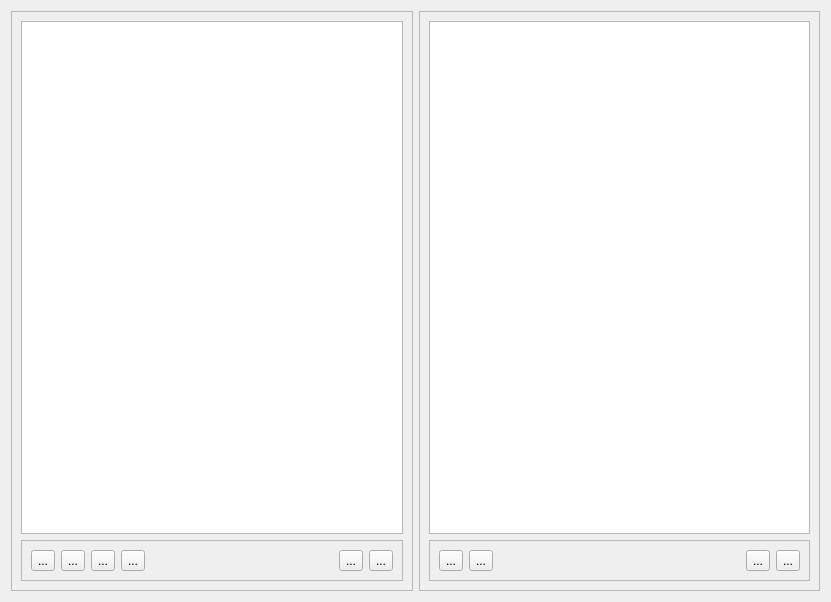
<?xml version="1.0" encoding="UTF-8"?>
<ui version="4.0">
 <class>image_tab</class>
 <widget class="QWidget" name="image_tab">
  <property name="geometry">
   <rect>
    <x>0</x>
    <y>0</y>
    <width>831</width>
    <height>602</height>
   </rect>
  </property>
  <property name="windowTitle">
   <string>Image Tab</string>
  </property>
  <layout class="QHBoxLayout" name="horizontalLayout">
   <item>
    <widget class="QFrame" name="frameL">
     <property name="sizePolicy">
      <sizepolicy hsizetype="Expanding" vsizetype="Preferred">
       <horstretch>1</horstretch>
       <verstretch>0</verstretch>
      </sizepolicy>
     </property>
     <property name="frameShape">
      <enum>QFrame::StyledPanel</enum>
     </property>
     <property name="frameShadow">
      <enum>QFrame::Raised</enum>
     </property>
     <layout class="QVBoxLayout" name="verticalLayout_5">
      <item>
       <widget class="GraphicsViewEnhanced" name="graphicsViewL">
        <property name="sizePolicy">
         <sizepolicy hsizetype="Expanding" vsizetype="Expanding">
          <horstretch>1</horstretch>
          <verstretch>0</verstretch>
         </sizepolicy>
        </property>
       </widget>
      </item>
      <item>
       <widget class="QFrame" name="frame_4">
        <property name="frameShape">
         <enum>QFrame::StyledPanel</enum>
        </property>
        <property name="frameShadow">
         <enum>QFrame::Sunken</enum>
        </property>
        <property name="lineWidth">
         <number>2</number>
        </property>
        <layout class="QHBoxLayout" name="horizontalLayout_5">
         <item>
          <widget class="QToolButton" name="toolButton_2">
           <property name="text">
            <string>...</string>
           </property>
          </widget>
         </item>
         <item>
          <widget class="QToolButton" name="toolButton">
           <property name="text">
            <string>...</string>
           </property>
          </widget>
         </item>
         <item>
          <widget class="QToolButton" name="toolButton_3">
           <property name="text">
            <string>...</string>
           </property>
          </widget>
         </item>
         <item>
          <widget class="QToolButton" name="toolButton_4">
           <property name="text">
            <string>...</string>
           </property>
          </widget>
         </item>
         <item>
          <spacer name="spacerL">
           <property name="orientation">
            <enum>Qt::Horizontal</enum>
           </property>
           <property name="sizeHint" stdset="0">
            <size>
             <width>40</width>
             <height>20</height>
            </size>
           </property>
          </spacer>
         </item>
         <item>
          <widget class="QToolButton" name="toolButton_5">
           <property name="text">
            <string>...</string>
           </property>
          </widget>
         </item>
         <item>
          <widget class="QToolButton" name="toolButton_6">
           <property name="text">
            <string>...</string>
           </property>
          </widget>
         </item>
        </layout>
       </widget>
      </item>
     </layout>
    </widget>
   </item>
   <item>
    <widget class="QFrame" name="frameR">
     <property name="sizePolicy">
      <sizepolicy hsizetype="Expanding" vsizetype="Preferred">
       <horstretch>1</horstretch>
       <verstretch>0</verstretch>
      </sizepolicy>
     </property>
     <property name="frameShape">
      <enum>QFrame::StyledPanel</enum>
     </property>
     <property name="frameShadow">
      <enum>QFrame::Raised</enum>
     </property>
     <layout class="QVBoxLayout" name="verticalLayout_6">
      <item>
       <widget class="GraphicsViewEnhanced" name="graphicsViewR"/>
      </item>
      <item>
       <widget class="QFrame" name="tollFrameR">
        <property name="frameShape">
         <enum>QFrame::StyledPanel</enum>
        </property>
        <property name="frameShadow">
         <enum>QFrame::Sunken</enum>
        </property>
        <layout class="QHBoxLayout" name="horizontalLayout_4">
         <item>
          <widget class="QToolButton" name="toolButton_8">
           <property name="text">
            <string>...</string>
           </property>
          </widget>
         </item>
         <item>
          <widget class="QToolButton" name="toolButton_9">
           <property name="text">
            <string>...</string>
           </property>
          </widget>
         </item>
         <item>
          <spacer name="spacerR">
           <property name="orientation">
            <enum>Qt::Horizontal</enum>
           </property>
           <property name="sizeHint" stdset="0">
            <size>
             <width>40</width>
             <height>20</height>
            </size>
           </property>
          </spacer>
         </item>
         <item>
          <widget class="QToolButton" name="toolButton_10">
           <property name="text">
            <string>...</string>
           </property>
          </widget>
         </item>
         <item>
          <widget class="QToolButton" name="toolButton_7">
           <property name="text">
            <string>...</string>
           </property>
          </widget>
         </item>
        </layout>
       </widget>
      </item>
     </layout>
    </widget>
   </item>
  </layout>
 </widget>
 <customwidgets>
  <customwidget>
   <class>GraphicsViewEnhanced</class>
   <extends>QGraphicsView</extends>
   <header>graphics_view_enhanced.h</header>
  </customwidget>
 </customwidgets>
 <resources/>
 <connections/>
</ui>
